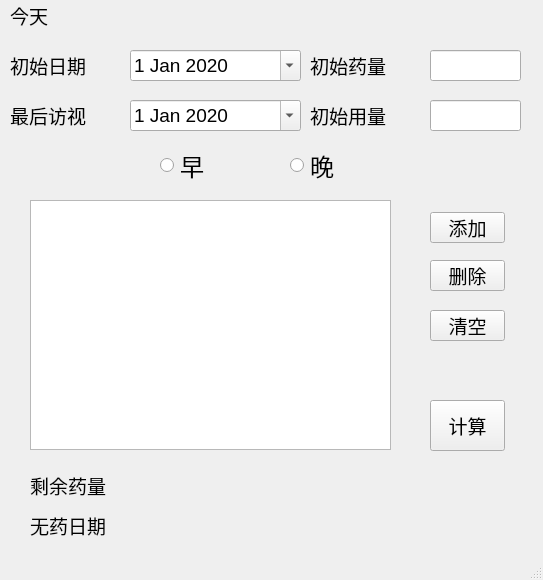
<?xml version="1.0" encoding="UTF-8"?>
<ui version="4.0">
 <class>MainWindow</class>
 <widget class="QMainWindow" name="MainWindow">
  <property name="geometry">
   <rect>
    <x>0</x>
    <y>0</y>
    <width>543</width>
    <height>580</height>
   </rect>
  </property>
  <property name="minimumSize">
   <size>
    <width>543</width>
    <height>580</height>
   </size>
  </property>
  <property name="maximumSize">
   <size>
    <width>543</width>
    <height>580</height>
   </size>
  </property>
  <property name="windowTitle">
   <string>MedicineCalculator V1</string>
  </property>
  <property name="windowIcon">
   <iconset resource="mainicon.qrc">
    <normaloff>:/calculator.png</normaloff>:/calculator.png</iconset>
  </property>
  <widget class="QWidget" name="centralWidget">
   <widget class="QPushButton" name="pushButtonCal">
    <property name="geometry">
     <rect>
      <x>430</x>
      <y>400</y>
      <width>75</width>
      <height>51</height>
     </rect>
    </property>
    <property name="font">
     <font>
      <pointsize>14</pointsize>
     </font>
    </property>
    <property name="text">
     <string>计算</string>
    </property>
   </widget>
   <widget class="QTableWidget" name="DetailTable">
    <property name="geometry">
     <rect>
      <x>30</x>
      <y>200</y>
      <width>361</width>
      <height>250</height>
     </rect>
    </property>
    <property name="font">
     <font>
      <pointsize>14</pointsize>
     </font>
    </property>
    <property name="focusPolicy">
     <enum>Qt::StrongFocus</enum>
    </property>
    <property name="rowCount">
     <number>0</number>
    </property>
    <property name="columnCount">
     <number>0</number>
    </property>
    <attribute name="horizontalHeaderCascadingSectionResizes">
     <bool>false</bool>
    </attribute>
    <attribute name="horizontalHeaderDefaultSectionSize">
     <number>100</number>
    </attribute>
    <attribute name="verticalHeaderDefaultSectionSize">
     <number>33</number>
    </attribute>
   </widget>
   <widget class="QLabel" name="label_0counttitle">
    <property name="geometry">
     <rect>
      <x>310</x>
      <y>50</y>
      <width>121</width>
      <height>31</height>
     </rect>
    </property>
    <property name="font">
     <font>
      <pointsize>14</pointsize>
     </font>
    </property>
    <property name="text">
     <string>初始药量</string>
    </property>
   </widget>
   <widget class="QLabel" name="label_0datetitle">
    <property name="geometry">
     <rect>
      <x>10</x>
      <y>50</y>
      <width>121</width>
      <height>31</height>
     </rect>
    </property>
    <property name="font">
     <font>
      <pointsize>14</pointsize>
     </font>
    </property>
    <property name="text">
     <string>初始日期</string>
    </property>
   </widget>
   <widget class="QLabel" name="label_0usetitle">
    <property name="geometry">
     <rect>
      <x>310</x>
      <y>100</y>
      <width>121</width>
      <height>31</height>
     </rect>
    </property>
    <property name="font">
     <font>
      <pointsize>14</pointsize>
     </font>
    </property>
    <property name="text">
     <string>初始用量</string>
    </property>
   </widget>
   <widget class="QLineEdit" name="lineEdit_0Count">
    <property name="geometry">
     <rect>
      <x>430</x>
      <y>50</y>
      <width>91</width>
      <height>31</height>
     </rect>
    </property>
    <property name="font">
     <font>
      <pointsize>14</pointsize>
     </font>
    </property>
    <property name="cursorPosition">
     <number>0</number>
    </property>
   </widget>
   <widget class="QLabel" name="label_todaydatetitle">
    <property name="geometry">
     <rect>
      <x>10</x>
      <y>0</y>
      <width>71</width>
      <height>31</height>
     </rect>
    </property>
    <property name="font">
     <font>
      <pointsize>14</pointsize>
     </font>
    </property>
    <property name="text">
     <string>今天</string>
    </property>
   </widget>
   <widget class="QLabel" name="label_todaytime">
    <property name="geometry">
     <rect>
      <x>110</x>
      <y>0</y>
      <width>191</width>
      <height>31</height>
     </rect>
    </property>
    <property name="font">
     <font>
      <pointsize>14</pointsize>
     </font>
    </property>
    <property name="text">
     <string/>
    </property>
   </widget>
   <widget class="QLineEdit" name="lineEdit_0Use">
    <property name="geometry">
     <rect>
      <x>430</x>
      <y>100</y>
      <width>91</width>
      <height>31</height>
     </rect>
    </property>
    <property name="font">
     <font>
      <pointsize>14</pointsize>
     </font>
    </property>
   </widget>
   <widget class="QDateEdit" name="dateEdit_OriDate">
    <property name="geometry">
     <rect>
      <x>130</x>
      <y>50</y>
      <width>171</width>
      <height>31</height>
     </rect>
    </property>
    <property name="font">
     <font>
      <pointsize>14</pointsize>
     </font>
    </property>
    <property name="dateTime">
     <datetime>
      <hour>0</hour>
      <minute>0</minute>
      <second>0</second>
      <year>2020</year>
      <month>1</month>
      <day>1</day>
     </datetime>
    </property>
    <property name="calendarPopup">
     <bool>true</bool>
    </property>
   </widget>
   <widget class="QPushButton" name="pushButtonAddChange">
    <property name="geometry">
     <rect>
      <x>430</x>
      <y>212</y>
      <width>75</width>
      <height>31</height>
     </rect>
    </property>
    <property name="font">
     <font>
      <pointsize>14</pointsize>
     </font>
    </property>
    <property name="text">
     <string>添加</string>
    </property>
   </widget>
   <widget class="QPushButton" name="pushButtonDelChange">
    <property name="geometry">
     <rect>
      <x>430</x>
      <y>260</y>
      <width>75</width>
      <height>31</height>
     </rect>
    </property>
    <property name="font">
     <font>
      <pointsize>14</pointsize>
     </font>
    </property>
    <property name="text">
     <string>删除</string>
    </property>
   </widget>
   <widget class="QPushButton" name="pushButtonReset">
    <property name="geometry">
     <rect>
      <x>430</x>
      <y>310</y>
      <width>75</width>
      <height>31</height>
     </rect>
    </property>
    <property name="font">
     <font>
      <pointsize>14</pointsize>
     </font>
    </property>
    <property name="text">
     <string>清空</string>
    </property>
   </widget>
   <widget class="QLabel" name="label_ResidueTitle">
    <property name="geometry">
     <rect>
      <x>30</x>
      <y>470</y>
      <width>121</width>
      <height>31</height>
     </rect>
    </property>
    <property name="font">
     <font>
      <pointsize>14</pointsize>
     </font>
    </property>
    <property name="text">
     <string>剩余药量</string>
    </property>
   </widget>
   <widget class="QLabel" name="label_ResidueData">
    <property name="geometry">
     <rect>
      <x>160</x>
      <y>470</y>
      <width>161</width>
      <height>31</height>
     </rect>
    </property>
    <property name="font">
     <font>
      <pointsize>14</pointsize>
     </font>
    </property>
    <property name="text">
     <string/>
    </property>
   </widget>
   <widget class="QLabel" name="label_NoTitle">
    <property name="geometry">
     <rect>
      <x>30</x>
      <y>510</y>
      <width>121</width>
      <height>31</height>
     </rect>
    </property>
    <property name="font">
     <font>
      <pointsize>14</pointsize>
     </font>
    </property>
    <property name="text">
     <string>无药日期</string>
    </property>
   </widget>
   <widget class="QLabel" name="label_NoDate">
    <property name="geometry">
     <rect>
      <x>160</x>
      <y>510</y>
      <width>251</width>
      <height>31</height>
     </rect>
    </property>
    <property name="font">
     <font>
      <pointsize>14</pointsize>
     </font>
    </property>
    <property name="text">
     <string/>
    </property>
   </widget>
   <widget class="QLabel" name="labe_LastTitle">
    <property name="geometry">
     <rect>
      <x>10</x>
      <y>100</y>
      <width>121</width>
      <height>31</height>
     </rect>
    </property>
    <property name="font">
     <font>
      <pointsize>14</pointsize>
     </font>
    </property>
    <property name="text">
     <string>最后访视</string>
    </property>
   </widget>
   <widget class="QDateEdit" name="dateEdit_LastDate">
    <property name="geometry">
     <rect>
      <x>130</x>
      <y>100</y>
      <width>171</width>
      <height>31</height>
     </rect>
    </property>
    <property name="font">
     <font>
      <pointsize>14</pointsize>
     </font>
    </property>
    <property name="dateTime">
     <datetime>
      <hour>0</hour>
      <minute>0</minute>
      <second>0</second>
      <year>2020</year>
      <month>1</month>
      <day>1</day>
     </datetime>
    </property>
    <property name="calendarPopup">
     <bool>true</bool>
    </property>
   </widget>
   <widget class="QRadioButton" name="radioButtonMorning">
    <property name="geometry">
     <rect>
      <x>160</x>
      <y>150</y>
      <width>71</width>
      <height>31</height>
     </rect>
    </property>
    <property name="font">
     <font>
      <pointsize>18</pointsize>
     </font>
    </property>
    <property name="text">
     <string>早</string>
    </property>
    <attribute name="buttonGroup">
     <string notr="true">buttonGroup</string>
    </attribute>
   </widget>
   <widget class="QRadioButton" name="radioButtonNight">
    <property name="geometry">
     <rect>
      <x>290</x>
      <y>150</y>
      <width>71</width>
      <height>31</height>
     </rect>
    </property>
    <property name="font">
     <font>
      <pointsize>18</pointsize>
     </font>
    </property>
    <property name="text">
     <string>晚</string>
    </property>
    <attribute name="buttonGroup">
     <string notr="true">buttonGroup</string>
    </attribute>
   </widget>
  </widget>
  <widget class="QStatusBar" name="statusBar"/>
 </widget>
 <layoutdefault spacing="6" margin="11"/>
 <resources>
  <include location="mainicon.qrc"/>
 </resources>
 <connections/>
 <buttongroups>
  <buttongroup name="buttonGroup"/>
 </buttongroups>
</ui>
